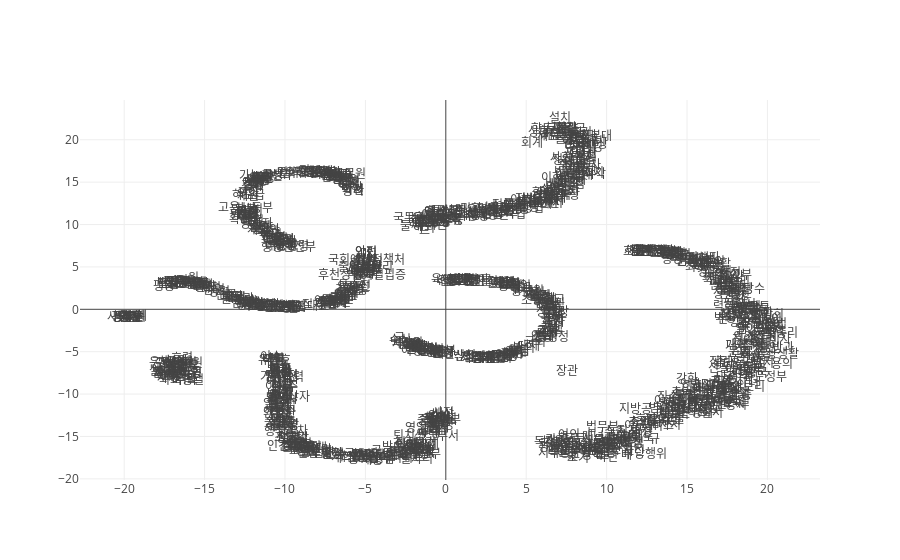

The notebook cell saved with this chart:
### Code cell
reduce_dimensions(model)

### Figure 1 — Plotly figure (JSON) as saved in the notebook; plotly's stock layout.template omitted (floating-point values rounded to 4 significant figures; data arrays with more than 128 entries replaced by an {"elided": "..."} marker saying what was removed)
{"data": [{"mode": "text", "text": {"elided": "1065 str values"}, "type": "scatter", "x": {"elided": "1065 float values"}, "y": {"elided": "1065 float values"}}], "layout": {}}
